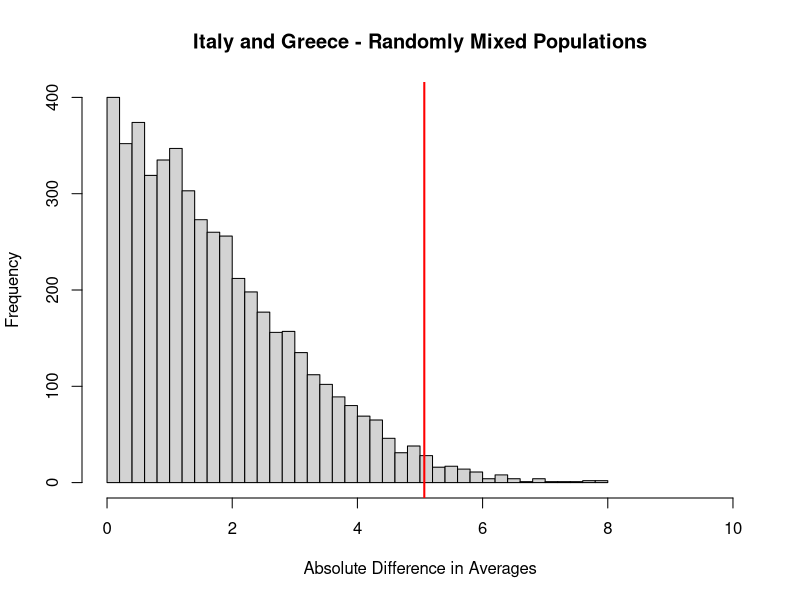
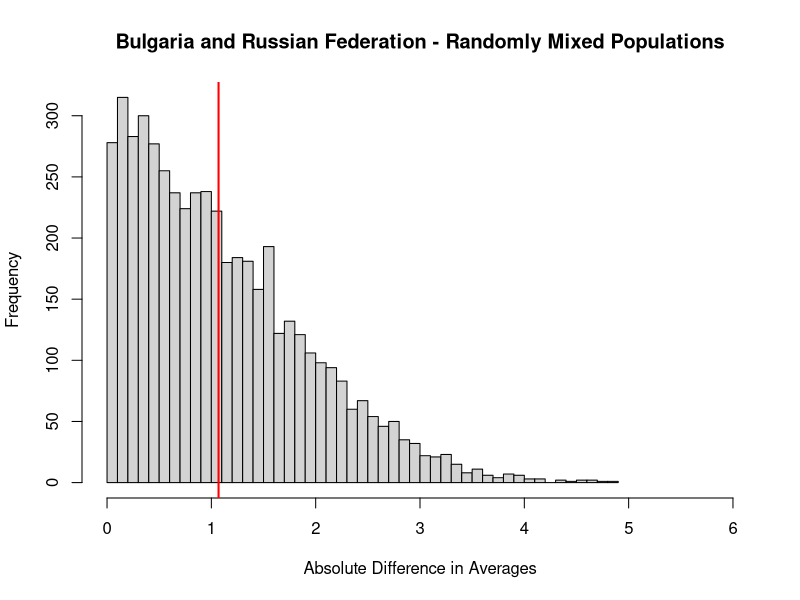
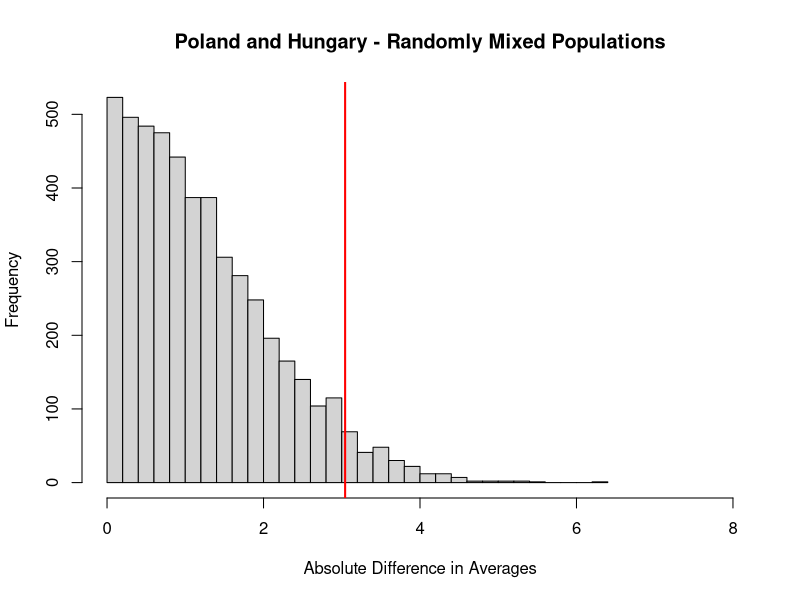

Reproduce these figures in R, in order.
## ---- chunk 1
knitr::opts_chunk$set(echo = TRUE)
## ---- chunk 2
data <- read.csv("WBCOVID_data.csv")
data <- data[!is.na(data$COVb2a),]
## ---- chunk 3
italy <- data[data$Country == "Italy", ]
greece <- data[data$Country == "Greece", ]
poland <- data[data$Country == "Poland", ]
russia <- data[data$Country == "Russian Federation", ]
bulgaria <- data[data$Country == "Bulgaria", ]
hungary <- data[data$Country == "Hungary", ]
romania <- data[data$Country == "Romania", ]
## ---- chunk 4
# get proportion of of businesses whose sale increased or decreased
getProp <- function(country) {
  prop.changed <- round(length(which(country$COVb2a == 1 | country$COVb2a == 3)) / nrow(country), 3)
  prop.increase <- round(length(which(country$COVb2a == 1)) / nrow(country), 3)
  prop.decrease <- round(length(which(country$COVb2a == 3)) / nrow(country), 3)
  prop.same <- round(length(which(country$COVb2a == 2)) / nrow(country), 3)
  return( c(prop.changed, prop.increase, prop.decrease, prop.same) )
}

Italy <- getProp(italy)

Greece <- getProp(greece)

Bulgaria <- getProp(bulgaria)

Hungary <- getProp(hungary)

Romania <- getProp(romania)

Poland <- getProp(poland)

Russia <- getProp(russia)

Affect = c("Sales Changed", "Sales Increase", "Sales Decrease", "Sales Remained Same")

sales.affected <- data.frame(Affect, Italy, Greece, Bulgaria, Hungary, Romania, Poland, Russia)
knitr::kable(sales.affected, "pipe")
## ---- chunk 5
set.seed(341)
significanceTest <- function(pop1, pop2, xlim) {
  pop <- list(pop1 = pop1, pop2 = pop2)
  diffAveLengths <- getAveDiffsFn("COVb2c")
  
  mixedPop <- mixRandomly(pop)
  diffLengths <- sapply(1:5000, FUN = function(...) {
    diffAveLengths(mixRandomly(pop))
  })
  
  hist(diffLengths, breaks = "FD", xlim=xlim, main = paste(pop1$Country[1], "and", pop2$Country[1], "- Randomly Mixed Populations"), xlab = "Absolute Difference in Averages", 
    col = "lightgrey")

  abline(v = diffAveLengths(pop), col = "red", lwd = 2)
  p.val <- sum(abs(diffLengths) >= abs(diffAveLengths(pop))) / length(diffLengths)
  cat("The p-value is ", p.val)
}

mixRandomly <- function(pop) {
    pop1 <- pop$pop1
    n_pop1 <- nrow(pop1)
    
    pop2 <- pop$pop2
    n_pop2 <- nrow(pop2)
    
    mix <- rbind(pop1, pop2)
    select4pop1 <- sample(1:(n_pop1 + n_pop2), n_pop1, replace = FALSE)
    
    new_pop1 <- mix[select4pop1, ]
    new_pop2 <- mix[-select4pop1, ]
    list(pop1 = new_pop1, pop2 = new_pop2)
}

getAveDiffsFn <- function(variate) {
    function(pop) {
        abs(mean(pop$pop1[, variate]) - mean(pop$pop2[, variate]))
    }
}
## ---- chunk 6
pop1 <- italy[!is.na(italy$COVb2c),]
pop2 <- greece[!is.na(greece$COVb2c),]
xlim = c(0, 10)
significanceTest(pop1, pop2, xlim)
## ---- chunk 7
pop1 <- bulgaria[!is.na(bulgaria$COVb2c),]
pop2 <- russia[!is.na(russia$COVb2c),]
xlim = c(0, 6)
significanceTest(pop1, pop2, xlim)
## ---- chunk 8
pop1 <- poland[!is.na(poland$COVb2c),]
pop2 <- hungary[!is.na(hungary$COVb2c),]
xlim = c(0, 8)
significanceTest(pop1, pop2, xlim)
